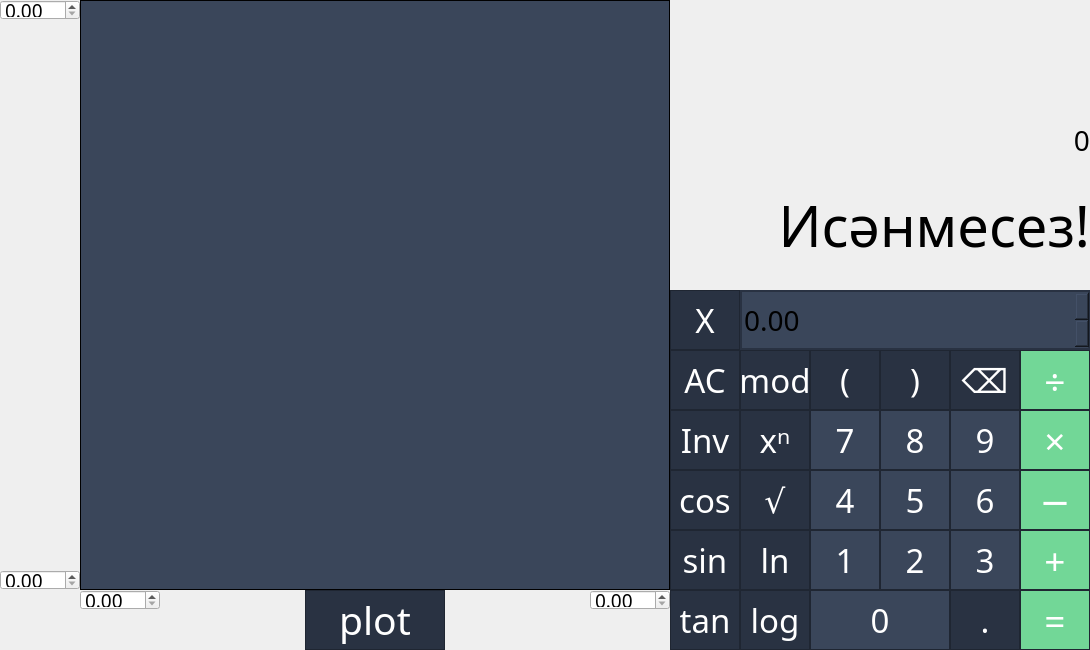
<?xml version="1.0" encoding="UTF-8"?>
<ui version="4.0">
 <class>MainWindow</class>
 <widget class="QMainWindow" name="MainWindow">
  <property name="geometry">
   <rect>
    <x>0</x>
    <y>0</y>
    <width>1090</width>
    <height>650</height>
   </rect>
  </property>
  <property name="font">
   <font>
    <family>Arial Rounded MT Bold</family>
    <pointsize>14</pointsize>
   </font>
  </property>
  <property name="windowTitle">
   <string>SmartCalc_v1.0</string>
  </property>
  <property name="styleSheet">
   <string notr="true"/>
  </property>
  <property name="iconSize">
   <size>
    <width>21</width>
    <height>21</height>
   </size>
  </property>
  <widget class="QWidget" name="centralwidget">
   <widget class="QPushButton" name="pushButton_AC">
    <property name="geometry">
     <rect>
      <x>670</x>
      <y>350</y>
      <width>70</width>
      <height>60</height>
     </rect>
    </property>
    <property name="sizePolicy">
     <sizepolicy hsizetype="Minimum" vsizetype="Minimum">
      <horstretch>0</horstretch>
      <verstretch>0</verstretch>
     </sizepolicy>
    </property>
    <property name="font">
     <font>
      <family>Arial Rounded MT Bold</family>
      <pointsize>25</pointsize>
     </font>
    </property>
    <property name="styleSheet">
     <string notr="true">QPushButton {
	border: 1px solid rgb(31, 38, 50);
	background-color: rgb(41, 50, 66);
	color: white;
}

QPushButton:pressed {
	background-color: rgb(32, 39, 53);
}</string>
    </property>
    <property name="text">
     <string>AC</string>
    </property>
   </widget>
   <widget class="QPushButton" name="pushButton_7">
    <property name="geometry">
     <rect>
      <x>810</x>
      <y>410</y>
      <width>70</width>
      <height>60</height>
     </rect>
    </property>
    <property name="sizePolicy">
     <sizepolicy hsizetype="Minimum" vsizetype="Minimum">
      <horstretch>0</horstretch>
      <verstretch>0</verstretch>
     </sizepolicy>
    </property>
    <property name="font">
     <font>
      <family>Arial Rounded MT Bold</family>
      <pointsize>25</pointsize>
     </font>
    </property>
    <property name="styleSheet">
     <string notr="true">QPushButton {
	border: 1px solid rgb(31, 38, 50);
	background-color: rgb(58, 70, 90);
	color: white;
}

QPushButton:pressed {
	background-color: rgb(50, 61, 79)
}</string>
    </property>
    <property name="text">
     <string>7</string>
    </property>
   </widget>
   <widget class="QPushButton" name="pushButton_4">
    <property name="geometry">
     <rect>
      <x>810</x>
      <y>470</y>
      <width>70</width>
      <height>60</height>
     </rect>
    </property>
    <property name="sizePolicy">
     <sizepolicy hsizetype="Minimum" vsizetype="Minimum">
      <horstretch>0</horstretch>
      <verstretch>0</verstretch>
     </sizepolicy>
    </property>
    <property name="font">
     <font>
      <family>Arial Rounded MT Bold</family>
      <pointsize>25</pointsize>
     </font>
    </property>
    <property name="styleSheet">
     <string notr="true">QPushButton {
	border: 1px solid rgb(31, 38, 50);
	background-color: rgb(58, 70, 90);
	color: white;
}

QPushButton:pressed {
	background-color: rgb(50, 61, 79)
}</string>
    </property>
    <property name="text">
     <string>4</string>
    </property>
   </widget>
   <widget class="QPushButton" name="pushButton_1">
    <property name="geometry">
     <rect>
      <x>810</x>
      <y>530</y>
      <width>70</width>
      <height>60</height>
     </rect>
    </property>
    <property name="sizePolicy">
     <sizepolicy hsizetype="Minimum" vsizetype="Minimum">
      <horstretch>0</horstretch>
      <verstretch>0</verstretch>
     </sizepolicy>
    </property>
    <property name="font">
     <font>
      <family>Arial Rounded MT Bold</family>
      <pointsize>25</pointsize>
     </font>
    </property>
    <property name="styleSheet">
     <string notr="true">QPushButton {
	border: 1px solid rgb(31, 38, 50);
	background-color: rgb(58, 70, 90);
	color: white;
}

QPushButton:pressed {
	background-color: rgb(50, 61, 79)
}</string>
    </property>
    <property name="text">
     <string>1</string>
    </property>
   </widget>
   <widget class="QPushButton" name="pushButton_0">
    <property name="geometry">
     <rect>
      <x>810</x>
      <y>590</y>
      <width>140</width>
      <height>60</height>
     </rect>
    </property>
    <property name="sizePolicy">
     <sizepolicy hsizetype="Minimum" vsizetype="Minimum">
      <horstretch>0</horstretch>
      <verstretch>0</verstretch>
     </sizepolicy>
    </property>
    <property name="font">
     <font>
      <family>Arial Rounded MT Bold</family>
      <pointsize>25</pointsize>
     </font>
    </property>
    <property name="styleSheet">
     <string notr="true">QPushButton {
	border: 1px solid rgb(31, 38, 50);
	background-color: rgb(58, 70, 90);
	color: white;
}

QPushButton:pressed {
	background-color: rgb(50, 61, 79)
}</string>
    </property>
    <property name="text">
     <string>0</string>
    </property>
   </widget>
   <widget class="QPushButton" name="pushButton_8">
    <property name="geometry">
     <rect>
      <x>880</x>
      <y>410</y>
      <width>70</width>
      <height>60</height>
     </rect>
    </property>
    <property name="sizePolicy">
     <sizepolicy hsizetype="Minimum" vsizetype="Minimum">
      <horstretch>0</horstretch>
      <verstretch>0</verstretch>
     </sizepolicy>
    </property>
    <property name="font">
     <font>
      <family>Arial Rounded MT Bold</family>
      <pointsize>25</pointsize>
     </font>
    </property>
    <property name="styleSheet">
     <string notr="true">QPushButton {
	border: 1px solid rgb(31, 38, 50);
	background-color: rgb(58, 70, 90);
	color: white;
}

QPushButton:pressed {
	background-color: rgb(50, 61, 79)
}</string>
    </property>
    <property name="text">
     <string>8</string>
    </property>
   </widget>
   <widget class="QPushButton" name="pushButton_5">
    <property name="geometry">
     <rect>
      <x>880</x>
      <y>470</y>
      <width>70</width>
      <height>60</height>
     </rect>
    </property>
    <property name="sizePolicy">
     <sizepolicy hsizetype="Minimum" vsizetype="Minimum">
      <horstretch>0</horstretch>
      <verstretch>0</verstretch>
     </sizepolicy>
    </property>
    <property name="font">
     <font>
      <family>Arial Rounded MT Bold</family>
      <pointsize>25</pointsize>
     </font>
    </property>
    <property name="styleSheet">
     <string notr="true">QPushButton {
	border: 1px solid rgb(31, 38, 50);
	background-color: rgb(58, 70, 90);
	color: white;
}

QPushButton:pressed {
	background-color: rgb(50, 61, 79)
}</string>
    </property>
    <property name="text">
     <string>5</string>
    </property>
   </widget>
   <widget class="QPushButton" name="pushButton_2">
    <property name="geometry">
     <rect>
      <x>880</x>
      <y>530</y>
      <width>70</width>
      <height>60</height>
     </rect>
    </property>
    <property name="sizePolicy">
     <sizepolicy hsizetype="Minimum" vsizetype="Minimum">
      <horstretch>0</horstretch>
      <verstretch>0</verstretch>
     </sizepolicy>
    </property>
    <property name="font">
     <font>
      <family>Arial Rounded MT Bold</family>
      <pointsize>25</pointsize>
     </font>
    </property>
    <property name="styleSheet">
     <string notr="true">QPushButton {
	border: 1px solid rgb(31, 38, 50);
	background-color: rgb(58, 70, 90);
	color: white;
}

QPushButton:pressed {
	background-color: rgb(50, 61, 79)
}</string>
    </property>
    <property name="text">
     <string>2</string>
    </property>
   </widget>
   <widget class="QPushButton" name="pushButton_9">
    <property name="geometry">
     <rect>
      <x>950</x>
      <y>410</y>
      <width>70</width>
      <height>60</height>
     </rect>
    </property>
    <property name="sizePolicy">
     <sizepolicy hsizetype="Minimum" vsizetype="Minimum">
      <horstretch>0</horstretch>
      <verstretch>0</verstretch>
     </sizepolicy>
    </property>
    <property name="font">
     <font>
      <family>Arial Rounded MT Bold</family>
      <pointsize>25</pointsize>
     </font>
    </property>
    <property name="styleSheet">
     <string notr="true">QPushButton {
	border: 1px solid rgb(31, 38, 50);
	background-color: rgb(58, 70, 90);
	color: white;
}

QPushButton:pressed {
	background-color: rgb(50, 61, 79)
}</string>
    </property>
    <property name="text">
     <string>9</string>
    </property>
   </widget>
   <widget class="QPushButton" name="pushButton_6">
    <property name="geometry">
     <rect>
      <x>950</x>
      <y>470</y>
      <width>70</width>
      <height>60</height>
     </rect>
    </property>
    <property name="sizePolicy">
     <sizepolicy hsizetype="Minimum" vsizetype="Minimum">
      <horstretch>0</horstretch>
      <verstretch>0</verstretch>
     </sizepolicy>
    </property>
    <property name="font">
     <font>
      <family>Arial Rounded MT Bold</family>
      <pointsize>25</pointsize>
     </font>
    </property>
    <property name="styleSheet">
     <string notr="true">QPushButton {
	border: 1px solid rgb(31, 38, 50);
	background-color: rgb(58, 70, 90);
	color: white;
}

QPushButton:pressed {
	background-color: rgb(50, 61, 79)
}</string>
    </property>
    <property name="text">
     <string>6</string>
    </property>
   </widget>
   <widget class="QPushButton" name="pushButton_3">
    <property name="geometry">
     <rect>
      <x>950</x>
      <y>530</y>
      <width>70</width>
      <height>60</height>
     </rect>
    </property>
    <property name="sizePolicy">
     <sizepolicy hsizetype="Minimum" vsizetype="Minimum">
      <horstretch>0</horstretch>
      <verstretch>0</verstretch>
     </sizepolicy>
    </property>
    <property name="font">
     <font>
      <family>Arial Rounded MT Bold</family>
      <pointsize>25</pointsize>
     </font>
    </property>
    <property name="styleSheet">
     <string notr="true">QPushButton {
	border: 1px solid rgb(31, 38, 50);
	background-color: rgb(58, 70, 90);
	color: white;
}

QPushButton:pressed {
	background-color: rgb(50, 61, 79)
}</string>
    </property>
    <property name="text">
     <string>3</string>
    </property>
   </widget>
   <widget class="QPushButton" name="pushButton_op_div">
    <property name="geometry">
     <rect>
      <x>1020</x>
      <y>350</y>
      <width>70</width>
      <height>60</height>
     </rect>
    </property>
    <property name="sizePolicy">
     <sizepolicy hsizetype="Minimum" vsizetype="Minimum">
      <horstretch>0</horstretch>
      <verstretch>0</verstretch>
     </sizepolicy>
    </property>
    <property name="font">
     <font>
      <family>Arial Rounded MT Bold</family>
      <pointsize>28</pointsize>
     </font>
    </property>
    <property name="styleSheet">
     <string notr="true">QPushButton {
	border: 1px solid rgb(31, 38, 50);
	background-color:rgb(114, 215, 151);
	color: white;
}

QPushButton:pressed {
	background-color: rgb(104, 196, 138);
}</string>
    </property>
    <property name="text">
     <string>÷</string>
    </property>
   </widget>
   <widget class="QPushButton" name="pushButton_op_mult">
    <property name="geometry">
     <rect>
      <x>1020</x>
      <y>410</y>
      <width>70</width>
      <height>60</height>
     </rect>
    </property>
    <property name="sizePolicy">
     <sizepolicy hsizetype="Minimum" vsizetype="Minimum">
      <horstretch>0</horstretch>
      <verstretch>0</verstretch>
     </sizepolicy>
    </property>
    <property name="font">
     <font>
      <family>Arial Rounded MT Bold</family>
      <pointsize>28</pointsize>
     </font>
    </property>
    <property name="styleSheet">
     <string notr="true">QPushButton {
	border: 1px solid rgb(31, 38, 50);
	background-color:rgb(114, 215, 151);
	color: white;
}

QPushButton:pressed {
	background-color: rgb(104, 196, 138);
}</string>
    </property>
    <property name="text">
     <string>×</string>
    </property>
   </widget>
   <widget class="QPushButton" name="pushButton_op_minus">
    <property name="geometry">
     <rect>
      <x>1020</x>
      <y>470</y>
      <width>70</width>
      <height>60</height>
     </rect>
    </property>
    <property name="sizePolicy">
     <sizepolicy hsizetype="Minimum" vsizetype="Minimum">
      <horstretch>0</horstretch>
      <verstretch>0</verstretch>
     </sizepolicy>
    </property>
    <property name="font">
     <font>
      <family>Arial Rounded MT Bold</family>
      <pointsize>28</pointsize>
     </font>
    </property>
    <property name="styleSheet">
     <string notr="true">QPushButton {
	border: 1px solid rgb(31, 38, 50);
	background-color:rgb(114, 215, 151);
	color: white;
}

QPushButton:pressed {
	background-color: rgb(104, 196, 138);
}</string>
    </property>
    <property name="text">
     <string>−</string>
    </property>
   </widget>
   <widget class="QPushButton" name="pushButton_op_plus">
    <property name="geometry">
     <rect>
      <x>1020</x>
      <y>530</y>
      <width>70</width>
      <height>60</height>
     </rect>
    </property>
    <property name="sizePolicy">
     <sizepolicy hsizetype="Minimum" vsizetype="Minimum">
      <horstretch>0</horstretch>
      <verstretch>0</verstretch>
     </sizepolicy>
    </property>
    <property name="font">
     <font>
      <family>Arial Rounded MT Bold</family>
      <pointsize>28</pointsize>
     </font>
    </property>
    <property name="styleSheet">
     <string notr="true">QPushButton {
	border: 1px solid rgb(31, 38, 50);
	background-color:rgb(114, 215, 151);
	color: white;
}

QPushButton:pressed {
	background-color: rgb(104, 196, 138);
}</string>
    </property>
    <property name="text">
     <string>+</string>
    </property>
   </widget>
   <widget class="QPushButton" name="pushButton_dot">
    <property name="geometry">
     <rect>
      <x>950</x>
      <y>590</y>
      <width>70</width>
      <height>60</height>
     </rect>
    </property>
    <property name="sizePolicy">
     <sizepolicy hsizetype="Minimum" vsizetype="Minimum">
      <horstretch>0</horstretch>
      <verstretch>0</verstretch>
     </sizepolicy>
    </property>
    <property name="font">
     <font>
      <family>Arial Rounded MT Bold</family>
      <pointsize>25</pointsize>
     </font>
    </property>
    <property name="styleSheet">
     <string notr="true">QPushButton {
	border: 1px solid rgb(31, 38, 50);
	background-color: rgb(41, 50, 66);
	color: white;
}

QPushButton:pressed {
	background-color: rgb(32, 39, 53);
}</string>
    </property>
    <property name="text">
     <string>.</string>
    </property>
    <property name="checkable">
     <bool>true</bool>
    </property>
    <property name="checked">
     <bool>false</bool>
    </property>
   </widget>
   <widget class="QPushButton" name="pushButton_calc">
    <property name="geometry">
     <rect>
      <x>1020</x>
      <y>590</y>
      <width>70</width>
      <height>60</height>
     </rect>
    </property>
    <property name="font">
     <font>
      <family>Arial Rounded MT Bold</family>
      <pointsize>28</pointsize>
      <italic>false</italic>
      <bold>false</bold>
      <underline>false</underline>
      <kerning>true</kerning>
     </font>
    </property>
    <property name="mouseTracking">
     <bool>false</bool>
    </property>
    <property name="styleSheet">
     <string notr="true">QPushButton {
	border: 1px solid rgb(31, 38, 50);
	background-color:rgb(114, 215, 151);
	color: white;
}

QPushButton:pressed {
	background-color: rgb(104, 196, 138);
}</string>
    </property>
    <property name="text">
     <string extracomment="Calculate">=</string>
    </property>
    <property name="iconSize">
     <size>
      <width>1</width>
      <height>1</height>
     </size>
    </property>
    <property name="checkable">
     <bool>false</bool>
    </property>
    <property name="checked">
     <bool>false</bool>
    </property>
   </widget>
   <widget class="QPushButton" name="pushButton_open_bracket">
    <property name="geometry">
     <rect>
      <x>810</x>
      <y>350</y>
      <width>70</width>
      <height>60</height>
     </rect>
    </property>
    <property name="sizePolicy">
     <sizepolicy hsizetype="Minimum" vsizetype="Minimum">
      <horstretch>0</horstretch>
      <verstretch>0</verstretch>
     </sizepolicy>
    </property>
    <property name="font">
     <font>
      <family>Arial Rounded MT Bold</family>
      <pointsize>25</pointsize>
     </font>
    </property>
    <property name="styleSheet">
     <string notr="true">QPushButton {
	border: 1px solid rgb(31, 38, 50);
	background-color: rgb(41, 50, 66);
	color: white;
}

QPushButton:pressed {
	background-color: rgb(32, 39, 53);
}</string>
    </property>
    <property name="text">
     <string>(</string>
    </property>
   </widget>
   <widget class="QPushButton" name="pushButton_close_bracket">
    <property name="geometry">
     <rect>
      <x>880</x>
      <y>350</y>
      <width>70</width>
      <height>60</height>
     </rect>
    </property>
    <property name="sizePolicy">
     <sizepolicy hsizetype="Minimum" vsizetype="Minimum">
      <horstretch>0</horstretch>
      <verstretch>0</verstretch>
     </sizepolicy>
    </property>
    <property name="font">
     <font>
      <family>Arial Rounded MT Bold</family>
      <pointsize>25</pointsize>
     </font>
    </property>
    <property name="styleSheet">
     <string notr="true">QPushButton {
	border: 1px solid rgb(31, 38, 50);
	background-color: rgb(41, 50, 66);
	color: white;
}

QPushButton:pressed {
	background-color: rgb(32, 39, 53);
}</string>
    </property>
    <property name="text">
     <string>)</string>
    </property>
   </widget>
   <widget class="QLabel" name="label_input">
    <property name="geometry">
     <rect>
      <x>670</x>
      <y>0</y>
      <width>420</width>
      <height>160</height>
     </rect>
    </property>
    <property name="sizePolicy">
     <sizepolicy hsizetype="Preferred" vsizetype="Preferred">
      <horstretch>0</horstretch>
      <verstretch>0</verstretch>
     </sizepolicy>
    </property>
    <property name="font">
     <font>
      <family>Arial Rounded MT Bold</family>
      <pointsize>21</pointsize>
     </font>
    </property>
    <property name="styleSheet">
     <string notr="true">QLabel {
	border: disable;
}</string>
    </property>
    <property name="frameShape">
     <enum>QFrame::StyledPanel</enum>
    </property>
    <property name="text">
     <string>0</string>
    </property>
    <property name="alignment">
     <set>Qt::AlignBottom|Qt::AlignRight|Qt::AlignTrailing</set>
    </property>
    <property name="wordWrap">
     <bool>true</bool>
    </property>
    <property name="margin">
     <number>11</number>
    </property>
    <property name="indent">
     <number>-1</number>
    </property>
   </widget>
   <widget class="QDoubleSpinBox" name="doubleSpinBox_var">
    <property name="enabled">
     <bool>true</bool>
    </property>
    <property name="geometry">
     <rect>
      <x>740</x>
      <y>290</y>
      <width>350</width>
      <height>60</height>
     </rect>
    </property>
    <property name="font">
     <font>
      <family>Arial Rounded MT Bold</family>
      <pointsize>21</pointsize>
     </font>
    </property>
    <property name="mouseTracking">
     <bool>false</bool>
    </property>
    <property name="styleSheet">
     <string notr="true">QDoubleSpinBox {
	border : 2px solid rgb(41, 50, 66);
	background : rgb(58, 70, 90);
}</string>
    </property>
    <property name="singleStep">
     <double>0.100000000000000</double>
    </property>
   </widget>
   <widget class="QPushButton" name="pushButton_delete_prev">
    <property name="geometry">
     <rect>
      <x>950</x>
      <y>350</y>
      <width>70</width>
      <height>60</height>
     </rect>
    </property>
    <property name="sizePolicy">
     <sizepolicy hsizetype="Minimum" vsizetype="Minimum">
      <horstretch>0</horstretch>
      <verstretch>0</verstretch>
     </sizepolicy>
    </property>
    <property name="font">
     <font>
      <family>Arial Rounded MT Bold</family>
      <pointsize>25</pointsize>
     </font>
    </property>
    <property name="styleSheet">
     <string notr="true">QPushButton {
	border: 1px solid rgb(31, 38, 50);
	background-color: rgb(41, 50, 66);
	color: white;
}

QPushButton:pressed {
	background-color: rgb(32, 39, 53);
}</string>
    </property>
    <property name="text">
     <string>⌫</string>
    </property>
   </widget>
   <widget class="QPushButton" name="pushButton_mfunc_sqrt">
    <property name="geometry">
     <rect>
      <x>740</x>
      <y>470</y>
      <width>70</width>
      <height>60</height>
     </rect>
    </property>
    <property name="sizePolicy">
     <sizepolicy hsizetype="Minimum" vsizetype="Minimum">
      <horstretch>0</horstretch>
      <verstretch>0</verstretch>
     </sizepolicy>
    </property>
    <property name="font">
     <font>
      <family>Arial Rounded MT Bold</family>
      <pointsize>25</pointsize>
     </font>
    </property>
    <property name="styleSheet">
     <string notr="true">QPushButton {
	border: 1px solid rgb(31, 38, 50);
	background-color: rgb(41, 50, 66);
	color: white;
}

QPushButton:pressed {
	background-color: rgb(32, 39, 53);
}</string>
    </property>
    <property name="text">
     <string>√</string>
    </property>
   </widget>
   <widget class="QPushButton" name="pushButton_mfunc_cos">
    <property name="geometry">
     <rect>
      <x>670</x>
      <y>470</y>
      <width>70</width>
      <height>60</height>
     </rect>
    </property>
    <property name="sizePolicy">
     <sizepolicy hsizetype="Minimum" vsizetype="Minimum">
      <horstretch>0</horstretch>
      <verstretch>0</verstretch>
     </sizepolicy>
    </property>
    <property name="font">
     <font>
      <family>Arial Rounded MT Bold</family>
      <pointsize>25</pointsize>
     </font>
    </property>
    <property name="styleSheet">
     <string notr="true">QPushButton {
	border: 1px solid rgb(31, 38, 50);
	background-color: rgb(41, 50, 66);
	color: white;
}

QPushButton:pressed {
	background-color: rgb(32, 39, 53);
}</string>
    </property>
    <property name="text">
     <string>cos</string>
    </property>
   </widget>
   <widget class="QPushButton" name="pushButton_mfunc_sin">
    <property name="geometry">
     <rect>
      <x>670</x>
      <y>530</y>
      <width>70</width>
      <height>60</height>
     </rect>
    </property>
    <property name="sizePolicy">
     <sizepolicy hsizetype="Minimum" vsizetype="Minimum">
      <horstretch>0</horstretch>
      <verstretch>0</verstretch>
     </sizepolicy>
    </property>
    <property name="font">
     <font>
      <family>Arial Rounded MT Bold</family>
      <pointsize>25</pointsize>
     </font>
    </property>
    <property name="styleSheet">
     <string notr="true">QPushButton {
	border: 1px solid rgb(31, 38, 50);
	background-color: rgb(41, 50, 66);
	color: white;
}

QPushButton:pressed {
	background-color: rgb(32, 39, 53);
}</string>
    </property>
    <property name="text">
     <string>sin</string>
    </property>
   </widget>
   <widget class="QPushButton" name="pushButton_mfunc_tan">
    <property name="geometry">
     <rect>
      <x>670</x>
      <y>590</y>
      <width>70</width>
      <height>60</height>
     </rect>
    </property>
    <property name="sizePolicy">
     <sizepolicy hsizetype="Minimum" vsizetype="Minimum">
      <horstretch>0</horstretch>
      <verstretch>0</verstretch>
     </sizepolicy>
    </property>
    <property name="font">
     <font>
      <family>Arial Rounded MT Bold</family>
      <pointsize>25</pointsize>
     </font>
    </property>
    <property name="styleSheet">
     <string notr="true">QPushButton {
	border: 1px solid rgb(31, 38, 50);
	background-color: rgb(41, 50, 66);
	color: white;
}

QPushButton:pressed {
	background-color: rgb(32, 39, 53);
}</string>
    </property>
    <property name="text">
     <string>tan</string>
    </property>
   </widget>
   <widget class="QPushButton" name="pushButton_mfunc_ln">
    <property name="geometry">
     <rect>
      <x>740</x>
      <y>530</y>
      <width>70</width>
      <height>60</height>
     </rect>
    </property>
    <property name="sizePolicy">
     <sizepolicy hsizetype="Minimum" vsizetype="Minimum">
      <horstretch>0</horstretch>
      <verstretch>0</verstretch>
     </sizepolicy>
    </property>
    <property name="font">
     <font>
      <family>Arial Rounded MT Bold</family>
      <pointsize>25</pointsize>
     </font>
    </property>
    <property name="styleSheet">
     <string notr="true">QPushButton {
	border: 1px solid rgb(31, 38, 50);
	background-color: rgb(41, 50, 66);
	color: white;
}

QPushButton:pressed {
	background-color: rgb(32, 39, 53);
}</string>
    </property>
    <property name="text">
     <string>ln</string>
    </property>
   </widget>
   <widget class="QPushButton" name="pushButton_mfunc_log">
    <property name="geometry">
     <rect>
      <x>740</x>
      <y>590</y>
      <width>70</width>
      <height>60</height>
     </rect>
    </property>
    <property name="sizePolicy">
     <sizepolicy hsizetype="Minimum" vsizetype="Minimum">
      <horstretch>0</horstretch>
      <verstretch>0</verstretch>
     </sizepolicy>
    </property>
    <property name="font">
     <font>
      <family>Arial Rounded MT Bold</family>
      <pointsize>25</pointsize>
     </font>
    </property>
    <property name="styleSheet">
     <string notr="true">QPushButton {
	border: 1px solid rgb(31, 38, 50);
	background-color: rgb(41, 50, 66);
	color: white;
}

QPushButton:pressed {
	background-color: rgb(32, 39, 53);
}</string>
    </property>
    <property name="text">
     <string>log</string>
    </property>
   </widget>
   <widget class="QPushButton" name="pushButton_op_pow">
    <property name="geometry">
     <rect>
      <x>740</x>
      <y>410</y>
      <width>70</width>
      <height>60</height>
     </rect>
    </property>
    <property name="sizePolicy">
     <sizepolicy hsizetype="Minimum" vsizetype="Minimum">
      <horstretch>0</horstretch>
      <verstretch>0</verstretch>
     </sizepolicy>
    </property>
    <property name="font">
     <font>
      <family>Arial Rounded MT Bold</family>
      <pointsize>25</pointsize>
     </font>
    </property>
    <property name="styleSheet">
     <string notr="true">QPushButton {
	border: 1px solid rgb(31, 38, 50);
	background-color: rgb(41, 50, 66);
	color: white;
}

QPushButton:pressed {
	background-color: rgb(32, 39, 53);
}</string>
    </property>
    <property name="text">
     <string>xⁿ</string>
    </property>
   </widget>
   <widget class="QPushButton" name="pushButton_var">
    <property name="geometry">
     <rect>
      <x>670</x>
      <y>290</y>
      <width>70</width>
      <height>60</height>
     </rect>
    </property>
    <property name="sizePolicy">
     <sizepolicy hsizetype="Minimum" vsizetype="Minimum">
      <horstretch>0</horstretch>
      <verstretch>0</verstretch>
     </sizepolicy>
    </property>
    <property name="font">
     <font>
      <family>Arial Rounded MT Bold</family>
      <pointsize>25</pointsize>
     </font>
    </property>
    <property name="styleSheet">
     <string notr="true">QPushButton {
	border: 1px solid rgb(31, 38, 50);
	background-color: rgb(41, 50, 66);
	color: white;
}

QPushButton:pressed {
	background-color: rgb(32, 39, 53);
}</string>
    </property>
    <property name="text">
     <string>X</string>
    </property>
   </widget>
   <widget class="QPushButton" name="pushButton_mfunc_inv">
    <property name="geometry">
     <rect>
      <x>670</x>
      <y>410</y>
      <width>70</width>
      <height>60</height>
     </rect>
    </property>
    <property name="sizePolicy">
     <sizepolicy hsizetype="Minimum" vsizetype="Minimum">
      <horstretch>0</horstretch>
      <verstretch>0</verstretch>
     </sizepolicy>
    </property>
    <property name="font">
     <font>
      <family>Arial Rounded MT Bold</family>
      <pointsize>25</pointsize>
     </font>
    </property>
    <property name="styleSheet">
     <string notr="true">QPushButton {
	border: 1px solid rgb(31, 38, 50);
	background-color: rgb(41, 50, 66);
	color: white;
}

QPushButton:checked {
	background-color: rgb(32, 39, 53);
}</string>
    </property>
    <property name="text">
     <string>Inv</string>
    </property>
   </widget>
   <widget class="QPushButton" name="pushButton_op_mod">
    <property name="geometry">
     <rect>
      <x>740</x>
      <y>350</y>
      <width>70</width>
      <height>60</height>
     </rect>
    </property>
    <property name="sizePolicy">
     <sizepolicy hsizetype="Minimum" vsizetype="Minimum">
      <horstretch>0</horstretch>
      <verstretch>0</verstretch>
     </sizepolicy>
    </property>
    <property name="font">
     <font>
      <family>Arial Rounded MT Bold</family>
      <pointsize>25</pointsize>
     </font>
    </property>
    <property name="styleSheet">
     <string notr="true">QPushButton {
	border: 1px solid rgb(31, 38, 50);
	background-color: rgb(41, 50, 66);
	color: white;
}

QPushButton:pressed {
	background-color: rgb(32, 39, 53);
}</string>
    </property>
    <property name="text">
     <string>mod</string>
    </property>
   </widget>
   <widget class="QCustomPlot" name="expression_graph" native="true">
    <property name="geometry">
     <rect>
      <x>80</x>
      <y>0</y>
      <width>590</width>
      <height>590</height>
     </rect>
    </property>
    <property name="styleSheet">
     <string notr="true">QWidget {
	border: 1px solid black;	
	background-color: rgb(58, 70, 90);
}</string>
    </property>
   </widget>
   <widget class="QPushButton" name="pushButton_print_graph">
    <property name="geometry">
     <rect>
      <x>305</x>
      <y>590</y>
      <width>140</width>
      <height>60</height>
     </rect>
    </property>
    <property name="sizePolicy">
     <sizepolicy hsizetype="Minimum" vsizetype="Minimum">
      <horstretch>0</horstretch>
      <verstretch>0</verstretch>
     </sizepolicy>
    </property>
    <property name="font">
     <font>
      <family>Arial Rounded MT Bold</family>
      <pointsize>29</pointsize>
     </font>
    </property>
    <property name="styleSheet">
     <string notr="true">QPushButton {
	border: 1px solid rgb(31, 38, 50);
	background-color: rgb(41, 50, 66);
	color: white;
}

QPushButton:pressed {
	background-color: rgb(32, 39, 53);
}</string>
    </property>
    <property name="text">
     <string>plot</string>
    </property>
    <property name="checkable">
     <bool>true</bool>
    </property>
    <property name="checked">
     <bool>false</bool>
    </property>
   </widget>
   <widget class="QDoubleSpinBox" name="doubleSpinBox_xmin">
    <property name="geometry">
     <rect>
      <x>80</x>
      <y>590</y>
      <width>80</width>
      <height>20</height>
     </rect>
    </property>
   </widget>
   <widget class="QDoubleSpinBox" name="doubleSpinBox_xmax">
    <property name="geometry">
     <rect>
      <x>590</x>
      <y>590</y>
      <width>80</width>
      <height>20</height>
     </rect>
    </property>
   </widget>
   <widget class="QDoubleSpinBox" name="doubleSpinBox_ymin">
    <property name="geometry">
     <rect>
      <x>0</x>
      <y>570</y>
      <width>80</width>
      <height>20</height>
     </rect>
    </property>
   </widget>
   <widget class="QDoubleSpinBox" name="doubleSpinBox_ymax">
    <property name="geometry">
     <rect>
      <x>0</x>
      <y>0</y>
      <width>80</width>
      <height>20</height>
     </rect>
    </property>
   </widget>
   <widget class="QLabel" name="label_output">
    <property name="geometry">
     <rect>
      <x>670</x>
      <y>160</y>
      <width>420</width>
      <height>130</height>
     </rect>
    </property>
    <property name="sizePolicy">
     <sizepolicy hsizetype="Preferred" vsizetype="Preferred">
      <horstretch>0</horstretch>
      <verstretch>11</verstretch>
     </sizepolicy>
    </property>
    <property name="font">
     <font>
      <family>Arial Rounded MT Bold</family>
      <pointsize>42</pointsize>
     </font>
    </property>
    <property name="styleSheet">
     <string notr="true">QLabel {
	border: disable;
}</string>
    </property>
    <property name="frameShape">
     <enum>QFrame::StyledPanel</enum>
    </property>
    <property name="frameShadow">
     <enum>QFrame::Plain</enum>
    </property>
    <property name="lineWidth">
     <number>0</number>
    </property>
    <property name="text">
     <string>Исәнмесез!</string>
    </property>
    <property name="textFormat">
     <enum>Qt::AutoText</enum>
    </property>
    <property name="alignment">
     <set>Qt::AlignRight|Qt::AlignTrailing|Qt::AlignVCenter</set>
    </property>
    <property name="wordWrap">
     <bool>true</bool>
    </property>
    <property name="margin">
     <number>11</number>
    </property>
   </widget>
  </widget>
 </widget>
 <customwidgets>
  <customwidget>
   <class>QCustomPlot</class>
   <extends>QWidget</extends>
   <header>qcustomplot.h</header>
   <container>1</container>
  </customwidget>
 </customwidgets>
 <resources/>
 <connections/>
</ui>
